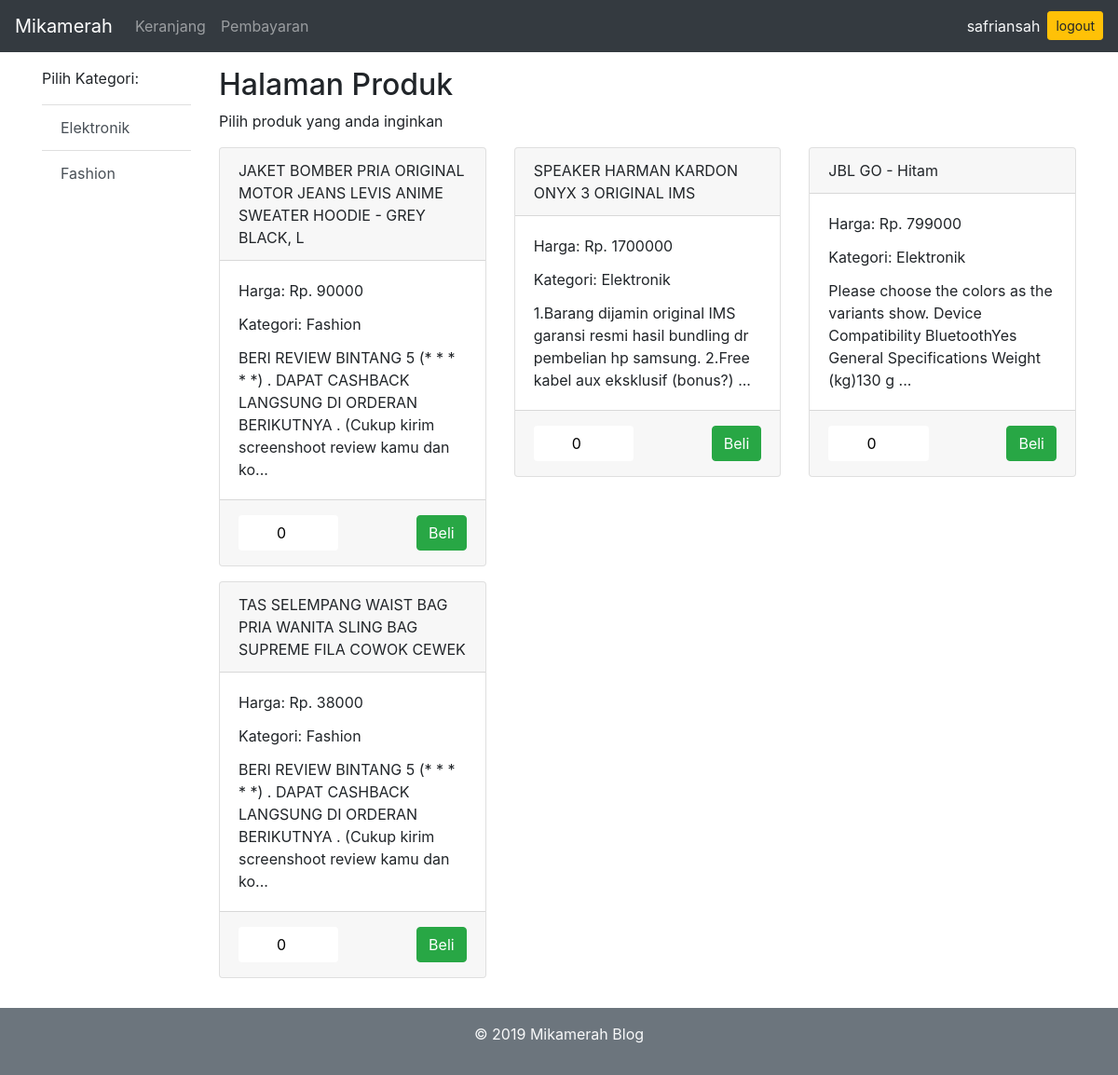
The app's page /index.php (signed in) with its own data.
### tables this page shows
CREATE TABLE `tb_produk_kategori` (
  `id` int(11) NOT NULL,
  `nama` varchar(255) NOT NULL
);

CREATE TABLE `tb_produk` (
  `id` int(11) NOT NULL,
  `nama` varchar(255) NOT NULL,
  `harga` int(11) NOT NULL,
  `keterangan` text NOT NULL,
  `id_kategori` int(11) NOT NULL
);

### assets/php/koneksi.php (called while the page is built, shortened)
<?php
$host="localhost";
$user="root";
$pass="";
$db="db_tutor";
$base_url="http://localhost/mikamerah/";
$koneksi = mysqli_connect($host, $user, $pass, $db);
include 'user.php';
include 'produk.php';
$produk=new Produk($koneksi, $base_url);
include 'kategori.php';
$kategori=new Kategori($koneksi, $base_url);
?>

### assets/php/kategori.php (called while the page is built, shortened)
<?php
class Kategori{
    var $koneksi;
    var $table='tb_produk_kategori';
    function __construct($koneksi, $base_url){
        $this->koneksi=$koneksi;
    }
    function getAllData(){
        $no = 0;
        $data = mysqli_query($this->koneksi,"select * from $this->table order by nama asc");
		while($d = mysqli_fetch_array($data)){
		    $result[$no]=$d;
		    $no++;
		}
        return $result;
    }
    function getNama($id){
		$data = mysqli_query($this->koneksi,"select nama from $this->table where id='$id'");
		$d = mysqli_fetch_array($data);
        return $d['nama'];
    }
}
?>

### assets/php/produk.php (called while the page is built, shortened)
<?php
class Produk{
    var $koneksi;
    var $table='tb_produk';
    function __construct($koneksi, $base_url){
        $this->koneksi=$koneksi;
    }
    function getAllData(){
        $no = 0;
		$data = mysqli_query($this->koneksi,"select * from $this->table order by RAND()");
		while($d = mysqli_fetch_array($data)){
		    $result[$no]=$d;
		    $no++;
		}
        return $result;
    }
}
?>

### index.php (the view, shortened to what this page needs)
<?php
include'assets/php/koneksi.php';
?>
<!DOCTYPE html>
<html lang="en">
<head>
    <link rel="stylesheet" href="assets/css/bootstrap.min.css">
</head>
<body>
<nav class="navbar navbar-expand-sm bg-dark navbar-dark">
    <a class="navbar-brand" href="<?=$base_url?>index.php">Mikamerah</a>
    <div class="collapse navbar-collapse" id="collapsibleNavbar">
        <ul class="navbar-nav mr-auto">
            <li class="nav-item">
                <a class="nav-link" href="#">Keranjang</a>
            </li>
            <li class="nav-item">
                <a class="nav-link" href="#">Pembayaran</a>
            </li>
        </ul>
        <ul class="navbar-nav">
            <li class="nav-item">
                <a class="nav-link text-light" href="#"><?=$_SESSION['uname']?></a>
            </li>
            <li class="nav-item">
                <form action="aksi.php" method="post">
                    <input class="btn btn-warning btn-sm my-1" type="submit" name="logout" value="logout">
                </form>
            </li>
        </ul>
    </div>
</nav>
<div class="container py-3">
    <div class="row">
        <div class="col-md-2">
            <p>Pilih Kategori:</p>
            <div class="list-group list-group-flush">
            <?php
            foreach($kategori->getAllData() as $d){
            ?>
                <a href="<?=$base_url?>index.php?kategori=<?=$d['id']?>" class="list-group-item list-group-item-action"><?=$d['nama']?></a>
            <?php } ?>
            </div>
        </div>
        <div class="col-md-10">
            <h2>Halaman Produk</h2>
            <p>Pilih produk yang anda inginkan</p>
            <div class="row">
                <?php
                if(isset($_GET['kategori'])) $data=$produk->getAllByKategori($_GET['kategori']);
                else $data=$produk->getAllData();
                foreach($data as $d){
                ?>
                <div class="col-md-4 pb-3">
                    <div class="card">
                        <div class="card-header"><?=$d['nama']?></div>
                        <div class="card-body">
                            <p class="card-title">Harga: Rp. <?=$d['harga']?></p>
                            <p class="card-title">Kategori: <?=$kategori->getNama($d['id_kategori'])?></p>
                            <p class="card-text"><?=substr($d['keterangan'], 0, 128)?>...</p>
                        </div>
                        <div class="card-footer text-right">
                            <form action="#" class="row" method="post">
                                <div  class="col-md-6 py-1">
                                    <input type="number" class="btn mw-100 text-center border-1" name="qty" id="qty" value="0">
                                </div>
                                <div  class="col-md-6 py-1">
                                    <input type="submit" class="btn btn-success mw-100" value="Beli">
                                </div>
                            </form>
                        </div>
                    </div>
                </div>
                <?php } ?>
            </div>
        </div>
    </div>
</div>
<div class="text-center py-3 bg-secondary text-light">
    <p>&copy; 2019 <a class="text-light" href="https://safriansah.blogspot.com/">Mikamerah Blog</a></p>
</div>
</body>
</html>

### records on screen
tb_produk_kategori: nama "Elektronik"
tb_produk_kategori: nama "Fashion"
tb_produk: nama "JAKET BOMBER PRIA ORIGINAL MOTOR JEANS LEVIS ANIME SWEATER HOODIE - GREY BLACK, L", harga "90000", id_kategori.nama "Fashion", keterangan "BERI REVIEW BINTANG 5 (* * * * *) . DAPAT CASHBACK LANGSUNG DI ORDERAN BERIKUTNYA . (Cukup kirim screenshoot review kamu dan ko"
tb_produk: nama "SPEAKER HARMAN KARDON ONYX 3 ORIGINAL IMS", harga "1700000", id_kategori.nama "Elektronik", keterangan "1.Barang dijamin original IMS garansi resmi hasil bundling dr pembelian hp samsung. 2.Free kabel aux eksklusif (bonus?)"
tb_produk: nama "JBL GO - Hitam", harga "799000", id_kategori.nama "Elektronik", keterangan "Please choose the colors as the variants show. Device Compatibility BluetoothYes General Specifications Weight (kg)130 g"
tb_produk: nama "TAS SELEMPANG WAIST BAG PRIA WANITA SLING BAG SUPREME FILA COWOK CEWEK", harga "38000", id_kategori.nama "Fashion", keterangan "BERI REVIEW BINTANG 5 (* * * * *) . DAPAT CASHBACK LANGSUNG DI ORDERAN BERIKUTNYA . (Cukup kirim screenshoot review kamu dan ko"

### other values on screen
$_SESSION['uname'] "safriansah"
